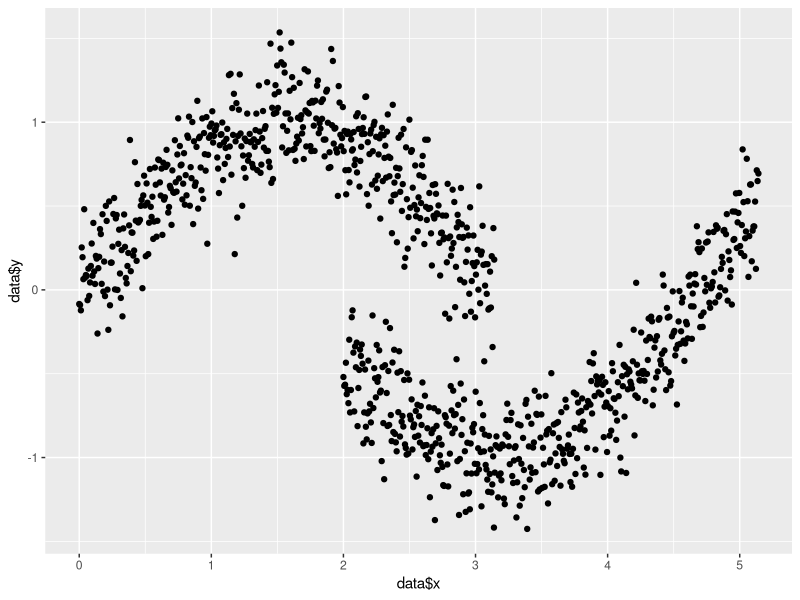
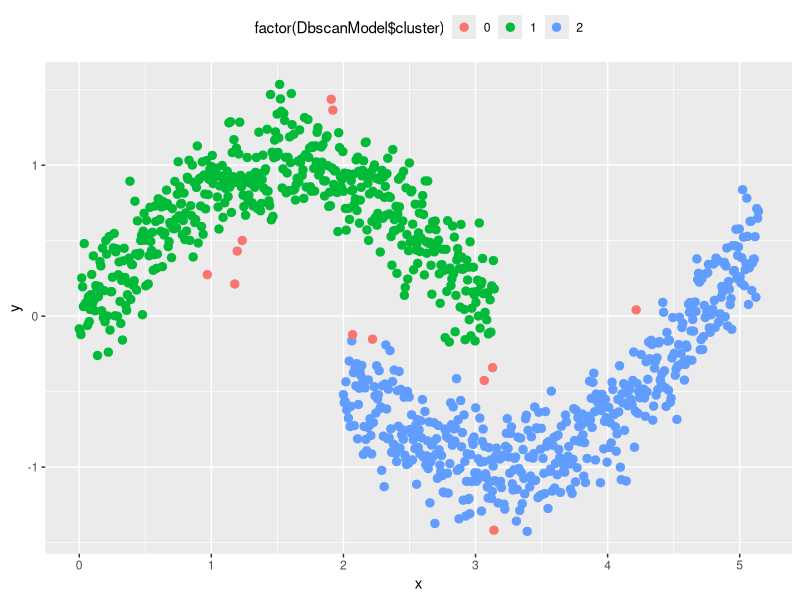
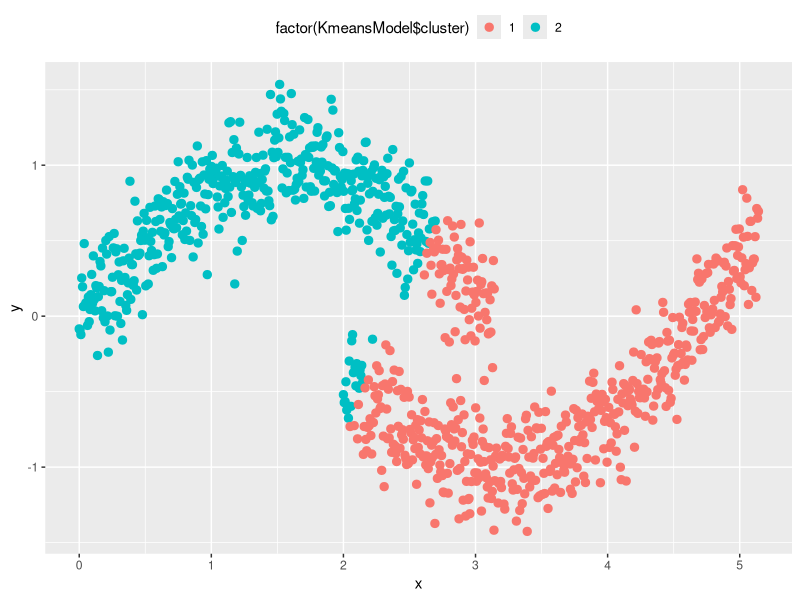

Write the R code that produced these figures, in order.
#install.packages("ggplot2")
install.packages("fpc")
library(ggplot2)
library(fpc)

#產出分群資料
x1 <- seq(0,pi,length.out=500)
y1 <- sin(x1) + 0.2*rnorm(500)
x2 <- 2 + seq(0,pi,length.out=500)
y2 <- cos(x2) + 0.2*rnorm(500)
data <- data.frame(c(x1,x2),c(y1,y2))
names(data) <- c('x','y')
qplot(data$x, data$y)
p <- ggplot(data,aes(x,y))

#建置Dbscan模型
DbscanModel <- dbscan(data,eps=0.15,MinPts=4)
p + geom_point(size=2.5, aes(colour=factor(DbscanModel$cluster)))+theme(legend.position='top') #繪圖

#建置K-means模型，看看效果
KmeansModel <- kmeans(data,centers=2,nstart=10) #過於接近誤判
p + geom_point(size=2.5,aes(colour=factor(KmeansModel$cluster)))+theme(legend.position='top') #繪圖 
